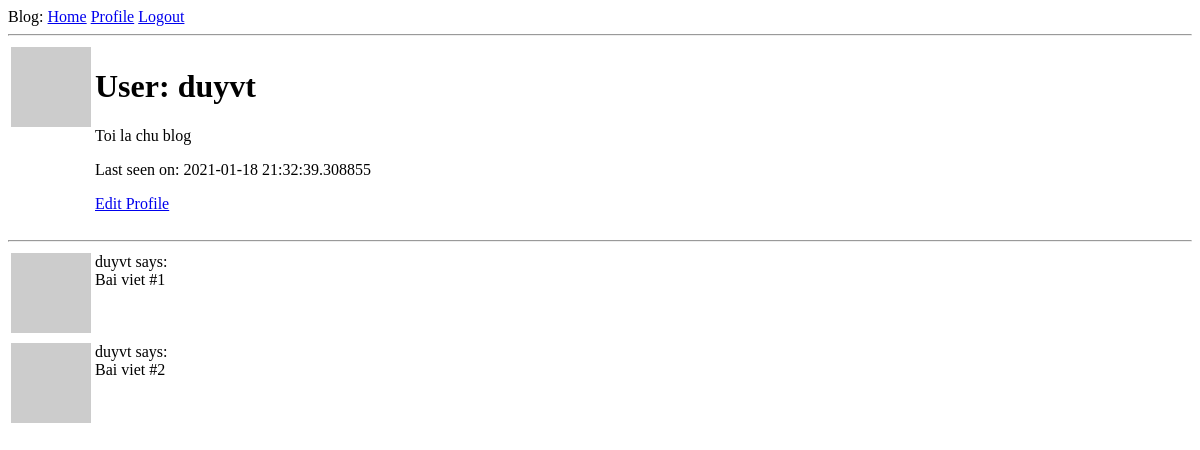
/user/duyvt (signed in), run on an earlier commit of the app's database.
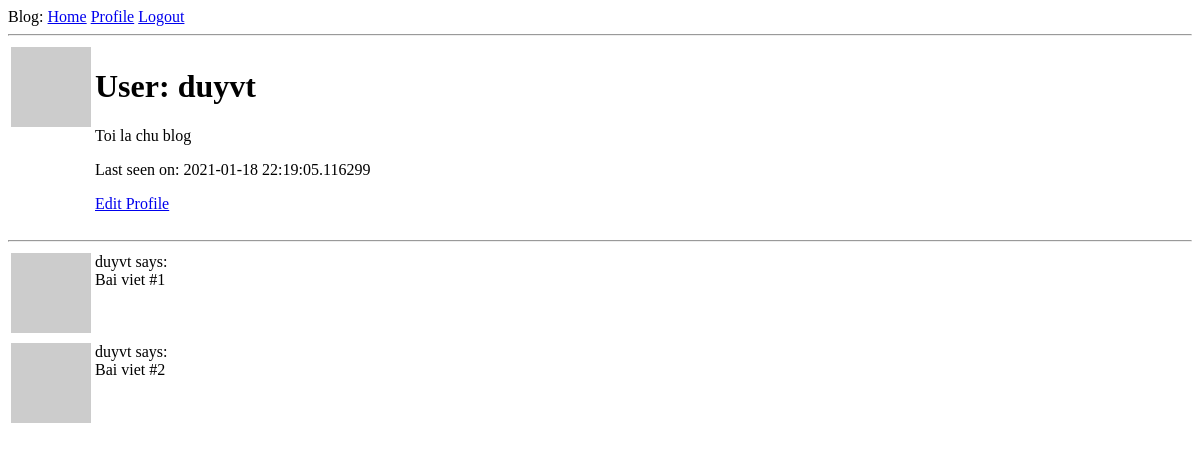
And on a later commit of the database.
### app/models.py (models this page shows, shortened)
class User(UserMixin, db.Model):
    id = db.Column(db.Integer, primary_key=True)
    username = db.Column(db.String(64), index=True, unique=True)
    email = db.Column(db.String(64), index=True, unique=True)
    password_hash = db.Column(db.String(128))
    about_me = db.Column(db.String(140))
    last_seen = db.Column(db.DateTime(), default=datetime.utcnow)
    posts = db.relationship('Post', backref='author', lazy='dynamic')
    def avatar(self,size):
        digest = md5(self.email.lower().encode('utf-8')).hexdigest()
        return 'https://www.gravatar.com/avatar/{}?d=identicon&s={}'.format(digest, size)

### app/routes.py (the view)
@app.route('/user/<username>')
@login_required
def user(username):
    user = User.query.filter_by(username=username).first_or_404()
    posts = [
        {'author': user, 'body': 'Bai viet #1'},
        {'author': user, 'body': 'Bai viet #2'}
    ]
    return render_template('user.html', user=user, posts=posts)

### app/models.py (called while the page is built)
@login.user_loader
def load_user(id):
    return User.query.get(int(id))

### app/routes.py (called while the page is built)
@app.before_request
def before_request():
    if current_user.is_authenticated:
        current_user.last_seen = datetime.utcnow()
        db.session.commit()

### app/templates/user.html
{% extends "base.html" %}
{% block content %}
<table>
  <tr valign="top">
    <td><img src="{{ user.avatar(64) }}" alt="avatar" /></td>
    <td>
        <h1>User: {{ user.username }}</h1>
        {% if user.about_me %}
        <p>{{ user.about_me }}</p>
        {% endif %}
        {% if user.last_seen %}
        <p>Last seen on: {{ user.last_seen }}</p>
        {% endif %}
        {% if user == current_user %}
                <p><a href="{{ url_for('edit_profile') }}">Edit Profile</a></p>
        {% endif %}
    </td>
  </tr>
</table>
<hr />
{% include "_post.html" %}
{% endblock %}

### app/templates/base.html (shortened to what this page needs)
<!DOCTYPE html>
<html lang="vi">
<head>
</head>
<body>
    <div>
        Blog:
        <a href="{{ url_for('index') }}">Home</a>
        {% if current_user.is_anonymous %}
        <a href="{{ url_for('login') }}">Login</a>
        {% else %}
        <a href="{{ url_for('user', username=current_user.username) }}">Profile</a>
        <a href="{{ url_for('logout') }}">Logout</a>
        {% endif %}
    </div>
    <hr>
    {% block content %}{% endblock %}
</body>
</html>

### app/templates/_post.html
{% for post in posts %}
<table>
    <tr valign="top">
        <td><img src="{{ post.author.avatar(16) }}" alt="avatar" /></td>
        <td>{{ post.author.username }} says:<br>{{ post.body }}</td>
    </tr>
</table>
{% endfor %}

What changed in the data, as far as the page shows it:
changed User "duyvt": last_seen "2021-01-18 21:32:39.308855" → "2021-01-18 22:19:05.116299"
